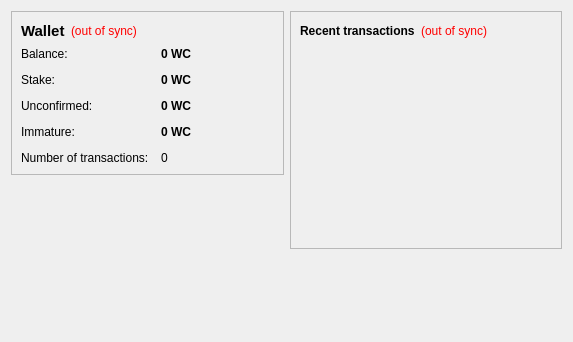
<?xml version="1.0" encoding="UTF-8"?>
<ui version="4.0">
 <class>OverviewPage</class>
 <widget class="QWidget" name="OverviewPage">
  <property name="geometry">
   <rect>
    <x>0</x>
    <y>0</y>
    <width>573</width>
    <height>342</height>
   </rect>
  </property>
  <property name="windowTitle">
   <string>Form</string>
  </property>
  <layout class="QHBoxLayout" name="horizontalLayout" stretch="1,1">
   <item>
    <layout class="QVBoxLayout" name="verticalLayout_2">
     <item>
      <widget class="QFrame" name="frame">
       <property name="frameShape">
        <enum>QFrame::StyledPanel</enum>
       </property>
       <property name="frameShadow">
        <enum>QFrame::Raised</enum>
       </property>
       <layout class="QVBoxLayout" name="verticalLayout_4">
        <item>
         <layout class="QHBoxLayout" name="horizontalLayout_4">
          <item>
           <widget class="QLabel" name="label_5">
            <property name="font">
             <font>
              <pointsize>11</pointsize>
              <weight>75</weight>
              <bold>true</bold>
             </font>
            </property>
            <property name="text">
             <string>Wallet</string>
            </property>
           </widget>
          </item>
          <item>
           <widget class="QLabel" name="labelWalletStatus">
            <property name="toolTip">
             <string>The displayed information may be out of date. Your wallet automatically synchronizes with the Whitecoin network after a connection is established, but this process has not completed yet.</string>
            </property>
            <property name="styleSheet">
             <string notr="true">QLabel { color: red; }</string>
            </property>
            <property name="text">
             <string notr="true">(out of sync)</string>
            </property>
            <property name="alignment">
             <set>Qt::AlignLeading|Qt::AlignLeft|Qt::AlignVCenter</set>
            </property>
           </widget>
          </item>
          <item>
           <spacer name="horizontalSpacer_2">
            <property name="orientation">
             <enum>Qt::Horizontal</enum>
            </property>
            <property name="sizeHint" stdset="0">
             <size>
              <width>40</width>
              <height>20</height>
             </size>
            </property>
           </spacer>
          </item>
         </layout>
        </item>
        <item>
         <layout class="QFormLayout" name="formLayout_2">
          <property name="fieldGrowthPolicy">
           <enum>QFormLayout::AllNonFixedFieldsGrow</enum>
          </property>
          <property name="horizontalSpacing">
           <number>12</number>
          </property>
          <property name="verticalSpacing">
           <number>12</number>
          </property>
          <item row="0" column="0">
           <widget class="QLabel" name="label">
            <property name="text">
             <string>Balance:</string>
            </property>
           </widget>
          </item>
          <item row="0" column="1">
           <widget class="QLabel" name="labelBalance">
            <property name="font">
             <font>
              <weight>75</weight>
              <bold>true</bold>
             </font>
            </property>
            <property name="cursor">
             <cursorShape>IBeamCursor</cursorShape>
            </property>
            <property name="toolTip">
             <string>Your current balance</string>
            </property>
            <property name="text">
             <string notr="true">0 WC</string>
            </property>
            <property name="textInteractionFlags">
             <set>Qt::LinksAccessibleByMouse|Qt::TextSelectableByKeyboard|Qt::TextSelectableByMouse</set>
            </property>
           </widget>
          </item>
          <item row="1" column="0">
           <widget class="QLabel" name="label_6">
            <property name="text">
             <string>Stake:</string>
            </property>
           </widget>
          </item>
          <item row="1" column="1">
           <widget class="QLabel" name="labelStake">
            <property name="font">
             <font>
              <weight>75</weight>
              <bold>true</bold>
             </font>
            </property>
            <property name="cursor">
             <cursorShape>IBeamCursor</cursorShape>
            </property>
            <property name="toolTip">
             <string>Total of coins that was staked, and do not yet count toward the current balance</string>
            </property>
            <property name="text">
             <string notr="true">0 WC</string>
            </property>
            <property name="textInteractionFlags">
             <set>Qt::LinksAccessibleByMouse|Qt::TextSelectableByKeyboard|Qt::TextSelectableByMouse</set>
            </property>
           </widget>
          </item>
          <item row="2" column="0">
           <widget class="QLabel" name="label_3">
            <property name="text">
             <string>Unconfirmed:</string>
            </property>
           </widget>
          </item>
          <item row="2" column="1">
           <widget class="QLabel" name="labelUnconfirmed">
            <property name="font">
             <font>
              <weight>75</weight>
              <bold>true</bold>
             </font>
            </property>
            <property name="cursor">
             <cursorShape>IBeamCursor</cursorShape>
            </property>
            <property name="toolTip">
             <string>Total of transactions that have yet to be confirmed, and do not yet count toward the current balance</string>
            </property>
            <property name="text">
             <string notr="true">0 WC</string>
            </property>
            <property name="textInteractionFlags">
             <set>Qt::LinksAccessibleByMouse|Qt::TextSelectableByKeyboard|Qt::TextSelectableByMouse</set>
            </property>
           </widget>
          </item>
          <item row="3" column="0">
           <widget class="QLabel" name="labelImmatureText">
            <property name="text">
             <string>Immature:</string>
            </property>
           </widget>
          </item>
          <item row="3" column="1">
           <widget class="QLabel" name="labelImmature">
            <property name="font">
             <font>
              <weight>75</weight>
              <bold>true</bold>
             </font>
            </property>
            <property name="toolTip">
             <string>Mined balance that has not yet matured</string>
            </property>
            <property name="text">
             <string notr="true">0 WC</string>
            </property>
            <property name="textInteractionFlags">
             <set>Qt::LinksAccessibleByMouse|Qt::TextSelectableByKeyboard|Qt::TextSelectableByMouse</set>
            </property>
           </widget>
          </item>
          <item row="4" column="0">
           <widget class="QLabel" name="label_2">
            <property name="text">
             <string>Number of transactions:</string>
            </property>
           </widget>
          </item>
          <item row="4" column="1">
           <widget class="QLabel" name="labelNumTransactions">
            <property name="toolTip">
             <string>Total number of transactions in wallet</string>
            </property>
            <property name="text">
             <string notr="true">0</string>
            </property>
           </widget>
          </item>
         </layout>
        </item>
       </layout>
      </widget>
     </item>
     <item>
      <spacer name="verticalSpacer">
       <property name="orientation">
        <enum>Qt::Vertical</enum>
       </property>
       <property name="sizeHint" stdset="0">
        <size>
         <width>20</width>
         <height>40</height>
        </size>
       </property>
      </spacer>
     </item>
     <item>
      <widget class="QLabel" name="label_6">
       <property name="text">
        <string/>
       </property>
       <property name="pixmap">
        <pixmap resource="../bitcoin.qrc">:/images/backg</pixmap>
       </property>
       <property name="scaledContents">
        <bool>false</bool>
       </property>
       <property name="alignment">
        <set>Qt::AlignCenter</set>
       </property>
       <property name="margin">
        <number>-2</number>
       </property>
      </widget>
     </item>
    </layout>
   </item>
   <item>
    <layout class="QVBoxLayout" name="verticalLayout_3">
     <item>
      <widget class="QFrame" name="frame_2">
       <property name="frameShape">
        <enum>QFrame::StyledPanel</enum>
       </property>
       <property name="frameShadow">
        <enum>QFrame::Raised</enum>
       </property>
       <layout class="QVBoxLayout" name="verticalLayout">
        <item>
         <layout class="QHBoxLayout" name="horizontalLayout_2">
          <item>
           <widget class="QLabel" name="label_4">
            <property name="text">
             <string>&lt;b&gt;Recent transactions&lt;/b&gt;</string>
            </property>
           </widget>
          </item>
          <item>
           <widget class="QLabel" name="labelTransactionsStatus">
            <property name="toolTip">
             <string>The displayed information may be out of date. Your wallet automatically synchronizes with the Whitecoin network after a connection is established, but this process has not completed yet.</string>
            </property>
            <property name="styleSheet">
             <string notr="true">QLabel { color: red; }</string>
            </property>
            <property name="text">
             <string notr="true">(out of sync)</string>
            </property>
            <property name="alignment">
             <set>Qt::AlignRight|Qt::AlignTrailing|Qt::AlignVCenter</set>
            </property>
           </widget>
          </item>
          <item>
           <spacer name="horizontalSpacer">
            <property name="orientation">
             <enum>Qt::Horizontal</enum>
            </property>
            <property name="sizeHint" stdset="0">
             <size>
              <width>40</width>
              <height>20</height>
             </size>
            </property>
           </spacer>
          </item>
         </layout>
        </item>
        <item>
         <widget class="QListView" name="listTransactions">
          <property name="styleSheet">
           <string notr="true">QListView { background: transparent; }</string>
          </property>
          <property name="frameShape">
           <enum>QFrame::NoFrame</enum>
          </property>
          <property name="verticalScrollBarPolicy">
           <enum>Qt::ScrollBarAlwaysOff</enum>
          </property>
          <property name="horizontalScrollBarPolicy">
           <enum>Qt::ScrollBarAlwaysOff</enum>
          </property>
          <property name="selectionMode">
           <enum>QAbstractItemView::NoSelection</enum>
          </property>
         </widget>
        </item>
       </layout>
      </widget>
     </item>
     <item>
      <spacer name="verticalSpacer_2">
       <property name="orientation">
        <enum>Qt::Vertical</enum>
       </property>
       <property name="sizeHint" stdset="0">
        <size>
         <width>20</width>
         <height>40</height>
        </size>
       </property>
      </spacer>
     </item>
    </layout>
   </item>
  </layout>
 </widget>
 <resources/>
 <connections/>
</ui>
